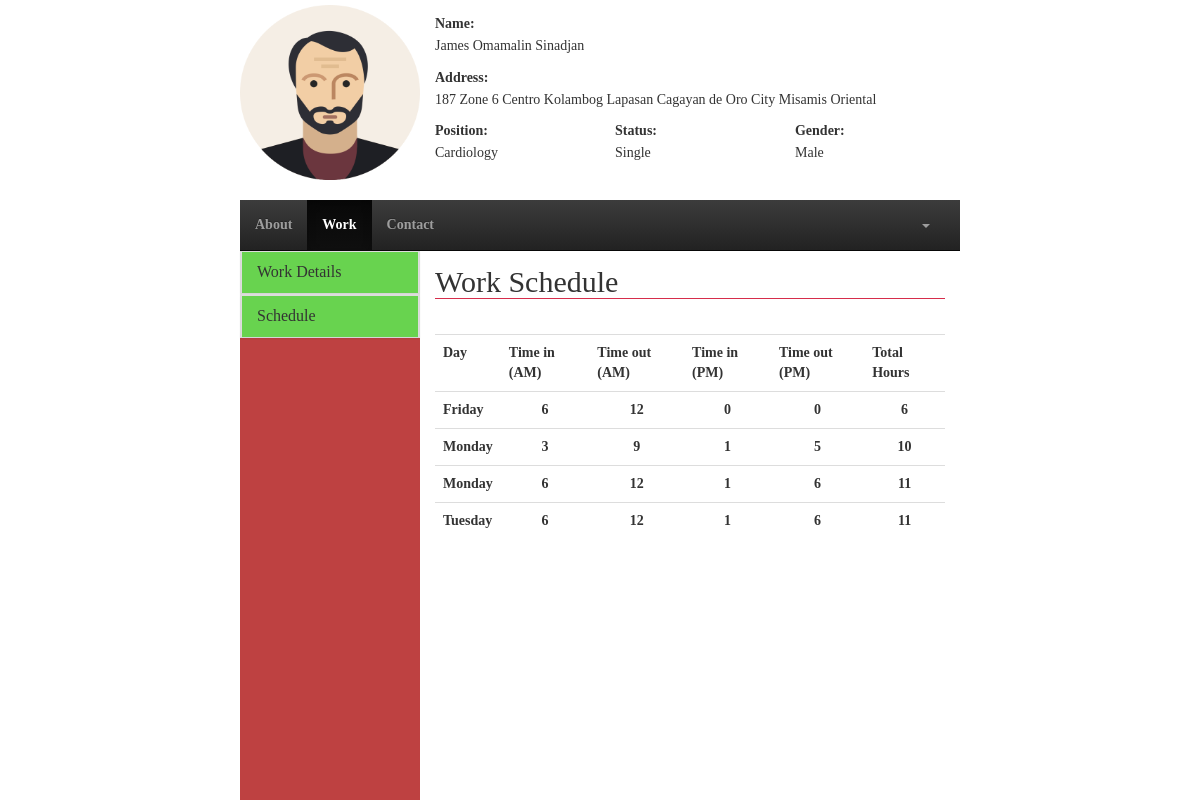
The app's page /user/work_schedule.php?id=6 (signed in) with its own data.
### tables this page shows
CREATE TABLE `current_address` (
  `staff_id` bigint(20) DEFAULT NULL,
  `addOne` varchar(50) DEFAULT NULL,
  `addTwo` varchar(50) DEFAULT NULL,
  `addTre` varchar(50) DEFAULT NULL,
  `state` varchar(50) NOT NULL,
  `city` varchar(50) NOT NULL,
  `country` varchar(50) NOT NULL,
  `postCode` int(11) NOT NULL
);

CREATE TABLE `staff` (
  `staff_id` bigint(20) NOT NULL,
  `fname` varchar(50) NOT NULL,
  `mname` varchar(50) DEFAULT NULL,
  `lname` varchar(50) NOT NULL,
  `birthdate` date NOT NULL,
  `cellnum` varchar(50) NOT NULL,
  `telnum` varchar(50) DEFAULT NULL,
  `email` varchar(50) NOT NULL,
  `status` varchar(50) NOT NULL,
  `gender` varchar(50) NOT NULL,
  `type` varchar(50) NOT NULL,
  `department` varchar(50) NOT NULL,
  `password` varchar(50) NOT NULL
);

CREATE TABLE `schedule_details` (
  `schedDetails_id` bigint(20) NOT NULL,
  `staff_id` bigint(50) NOT NULL,
  `head_id` bigint(20) NOT NULL,
  `department` varchar(50) NOT NULL,
  `day` varchar(50) NOT NULL,
  `morningTimein` int(11) DEFAULT NULL,
  `morningTimeout` int(11) DEFAULT NULL,
  `afternoonTimein` int(11) DEFAULT NULL,
  `afternoonTimeout` int(11) DEFAULT NULL,
  `totalHours` int(11) NOT NULL
);

### user/work_schedule.php (the view, shortened to what this page needs)
<!DOCTYPE html>
<html lang="en">
	<head>
		<link rel="stylesheet" href="css/bootstrap.css">
		<link rel="stylesheet" href="css/stylesheet.css">
		<link rel="stylesheet" href="css/bootstrap-theme.css">
	</head>
	<body>
		<div class="row-3">
			<div class="container-sides">
				<div class="col-12">
					<?php
						$space = " ";
						$id = $_GET['id'];
						include_once("action/session.php");
						$query = "SELECT staff.staff_id, staff.fname, staff.mname, staff.lname, staff.status, staff.gender, staff.type, staff.department, staff.password, current_address.staff_id, current_address.addOne, current_address.addTwo, current_address.addTre, current_address.state, current_address.city FROM staff INNER JOIN current_address ON staff.staff_id = current_address.staff_id WHERE staff.staff_id = '$id'";
						$result = mysqli_query($connect,$query);
						if(mysqli_num_rows($result) > 0){
							while($row = mysqli_fetch_assoc($result)):
					?>
								<form action="">
									<div class="col-3 text-center">
										<img src="img/avatar.png" alt="" style="width:180px;height: 180px;padding-top: 5px; ">
									</div>
									<div class="col-9">
										<div class="row-4">
											<div class="container">
												<label>Name:</label>
												<h5><?php echo $row['fname'].$space.$row['mname'].$space.$row['lname'] ?></h5>
											</div>
										</div>
										<div class="row-4">
											<div class="container">
												<label>Address:</label>
												<h5><?php echo $row['addOne'].$space.$row['addTwo'].$space.$row['addTre'].$space.$row['city'].$space.$row['state'] ?></h5>
											</div>
										</div>
										<div class="row-4">
											<div class="col-4 container">
												<label>Position:</label>
												<h5><?php echo $row['department'] ?></h5>
											</div>
											<div class="col-4 container">
												<label>Status:</label>
												<h5><?php echo $row['status'] ?></h5>
											</div>
											<div class="col-4 container">
												<label>Gender:</label>
												<h5><?php echo $row['gender'] ?></h5>
											</div>
										</div>
									</div>
								</form>
					<?php endwhile;} ?>
				</div>
			</div>
		</div>
		<div class="row-9">
			<div class="container-sides">
				<div class="col-12">
					<div class="row-1">
						<div class="">
							<nav class="navbar navbar-inverse navbar-static-top">
								<div class="collapse navbar-collapse navHeaderCollapse">
									<ul class="nav navbar-nav navbar-left">
										<li><a href="about_me.php<?php echo '?id='.$id.''?>">About</a></li>
										<li class="active"><a href="work_details.php<?php echo '?id='.$id.''?>">Work</a></li>
										<li><a href="contact_person.php<?php echo '?id='.$id.''?>">Contact</a></li>
									</ul>
									<ul class="nav navbar-nav navbar-right" style="margin-right: 15px;">
										<li>
											<a href="" class="dropdown-toggle" data-toggle="dropdown"><b class="caret"></b></a>
										</li>
									</ul>
								</div>
							</nav>
						</div>
					</div>
					<div class="row-11">
						<div class="col-3" style="background-color: #be4141;">
							<div class="panel-group">
								<div class="panel panel-default">
									<div class="panel panel-heading">
										<h4 class="panel-title"><a href="#collapse1" data-toggle="collapse"><a href="work_details.php<?php echo '?id='.$id.''?>">Work Details</a></a></h4>
									</div>
								</div>
							</div>
							<div class="panel-group">
								<div class="panel panel-default">
									<div class="panel panel-heading">
										<h4 class="panel-title"><a href="#collapse2" data-toggle="collapse"><a href="work_schedule.php<?php echo '?id='.$id.''?>">Schedule</a></a></h4>
									</div>
								</div>
							</div>
						</div>
						<div class="col-9">
							<div class="row-12">
								<form action="">
									<div class="container form-group">
										<legend><h2>Work Schedule</h2></legend>
									</div>
									<div class="container">
										<?php
											$id = $_GET['id'];
											include_once("action/mysqlconn.php");
											$query = "SELECT * FROM schedule_details WHERE staff_id = '$id' ORDER BY day";
											$result = mysqli_query($connect,$query);
											if(mysqli_num_rows($result) > 0){
											echo "<table class='table'>";
												echo "<tr>";
													echo "<th>Day</th>";
													echo "<th>Time in (AM)</th>";
													echo "<th>Time out (AM)</th>";
													echo "<th>Time in (PM)</th>";
													echo "<th>Time out (PM)</th>";
													echo "<th>Total Hours</th>";
												echo "</tr>";
												while ($row = mysqli_fetch_assoc($result)){
												echo "<tr>";
													echo "<td>".$row['day']."</td>";
													echo "<td class='text-center'>".$row['morningTimein']."</td>";
													echo "<td class='text-center'>".$row['morningTimeout']."</td>";
													echo "<td class='text-center'>".$row['afternoonTimein']."</td>";
													echo "<td class='text-center'>".$row['afternoonTimeout']."</td>";
													echo "<td class='text-center'>".$row['totalHours']."</td>";
												echo "</tr>";
												}
											echo "</table>";
											}
										?>
									</div>
								</form>
							</div>
						</div>
					</div>
				</div>
			</div>
		</div>
	</body>
</html>

### user/css/stylesheet.css (style rules this page uses)
.col-3 { width: 25%;height: 100%; }
.col-4 { width: 33.3333%;height: 100%; }
.col-9 { width: 75%;height: 100%; }
.col-12 { width: 100%;height: 100%; }
.row-1 { height: 8.3333%;width: 100%; }
.row-3 { height: 25%;width: 100%; }
.row-4 { height: 33.3333%;width: 100%; }
.row-9 { height: 75%;width: 100%; }
.row-11 { height: 91.6666%;width: 100%; }
.row-12 { height: 100%;width: 100%; }
.row-1, .row-2, .row-3, .row-4, .row-5, .row-6, .row-7, .row-8, .row-9, .row-10, .row-11, .row-12 { position: relative; float: left; }
.col-1, .col-2, .col-3, .col-4, .col-5, .col-6, .col-7, .col-8, .col-9, .col-10, .col-11, .col-12 { position: relative; float: left; }
html,body { height: 100% !important; width: 100% !important; font-family: masaya; font-weight: bold; }
.container-sides { width: 60%; height: 100%; margin-right: auto; margin-left: auto; }
* { padding: 0; margin: 0; text-decoration: none; list-style: none; line-height: 1.3; }
h1,h2,h3,h4,h5,h6 { padding: 0 !important; margin: 0 !important; }
a { color: inherit; text-decoration: none; list-style-type: none; }
label { display: inline-block; margin-bottom: .5rem; }
.text-center { text-align: center; }

### records on screen
current_address: staff_id.fname "James", staff_id.mname "Omamalin", staff_id.lname "Sinadjan", addOne "187 Zone 6", addTwo "Centro Kolambog", addTre "Lapasan", city "Cagayan de Oro City", state "Misamis Oriental", staff_id.department "Cardiology", staff_id.status "Single", staff_id.gender "Male"
schedule_details: day "Friday", morningTimein "6", morningTimeout "12", afternoonTimein "0", afternoonTimeout "0", totalHours "6"
schedule_details: day "Monday", morningTimein "3", morningTimeout "9", afternoonTimein "1", afternoonTimeout "5", totalHours "10"
schedule_details: day "Monday", morningTimein "6", morningTimeout "12", afternoonTimein "1", afternoonTimeout "6", totalHours "11"
schedule_details: day "Tuesday", morningTimein "6", morningTimeout "12", afternoonTimein "1", afternoonTimeout "6", totalHours "11"
